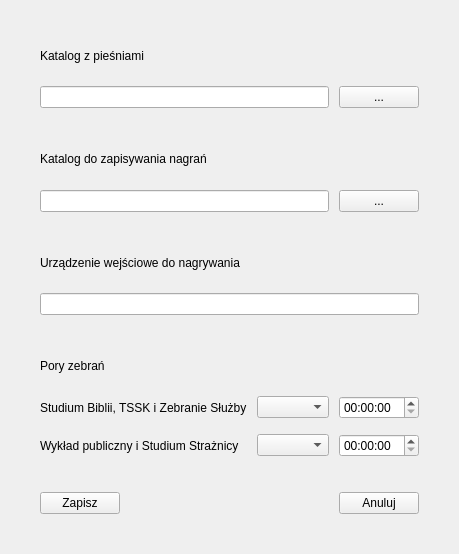
<?xml version="1.0" encoding="UTF-8"?>
<ui version="4.0">
 <class>GlobalSettings</class>
 <widget class="QWidget" name="GlobalSettings">
  <property name="geometry">
   <rect>
    <x>0</x>
    <y>0</y>
    <width>455</width>
    <height>554</height>
   </rect>
  </property>
  <property name="windowTitle">
   <string>Form</string>
  </property>
  <layout class="QGridLayout" name="gridLayout">
   <property name="leftMargin">
    <number>40</number>
   </property>
   <property name="topMargin">
    <number>40</number>
   </property>
   <property name="rightMargin">
    <number>40</number>
   </property>
   <property name="bottomMargin">
    <number>40</number>
   </property>
   <property name="horizontalSpacing">
    <number>10</number>
   </property>
   <property name="verticalSpacing">
    <number>15</number>
   </property>
   <item row="1" column="3">
    <widget class="QPushButton" name="songPathButton">
     <property name="text">
      <string>...</string>
     </property>
    </widget>
   </item>
   <item row="6" column="0" colspan="2">
    <widget class="QLabel" name="label_3">
     <property name="text">
      <string>Urządzenie wejściowe do nagrywania</string>
     </property>
    </widget>
   </item>
   <item row="9" column="0">
    <widget class="QLabel" name="label_4">
     <property name="text">
      <string>Pory zebrań</string>
     </property>
    </widget>
   </item>
   <item row="0" column="0" colspan="2">
    <widget class="QLabel" name="label">
     <property name="toolTip">
      <string/>
     </property>
     <property name="text">
      <string>Katalog z pieśniami</string>
     </property>
    </widget>
   </item>
   <item row="13" column="0">
    <widget class="QPushButton" name="saveButton">
     <property name="text">
      <string>Zapisz</string>
     </property>
    </widget>
   </item>
   <item row="13" column="3">
    <widget class="QPushButton" name="cancelButton">
     <property name="text">
      <string>Anuluj</string>
     </property>
    </widget>
   </item>
   <item row="7" column="0" colspan="4">
    <widget class="QLineEdit" name="recordInputEdit">
     <property name="toolTip">
      <string>Adres urządzenia używanego przez VLC (sprzawðź w odtwarzaczu)</string>
     </property>
    </widget>
   </item>
   <item row="3" column="0" colspan="2">
    <widget class="QLabel" name="label_2">
     <property name="text">
      <string>Katalog do zapisywania nagrań</string>
     </property>
    </widget>
   </item>
   <item row="10" column="3">
    <widget class="QTimeEdit" name="ministerialTimeEdit"/>
   </item>
   <item row="11" column="0" colspan="2">
    <widget class="QLabel" name="label_6">
     <property name="text">
      <string>Wykład publiczny i Studium Strażnicy</string>
     </property>
    </widget>
   </item>
   <item row="11" column="3">
    <widget class="QTimeEdit" name="publicTimeEdit"/>
   </item>
   <item row="10" column="2">
    <widget class="QComboBox" name="ministerialDayBox"/>
   </item>
   <item row="10" column="0" colspan="2">
    <widget class="QLabel" name="label_5">
     <property name="text">
      <string>Studium Biblii, TSSK i Zebranie Służby</string>
     </property>
    </widget>
   </item>
   <item row="4" column="0" colspan="3">
    <widget class="QLineEdit" name="recordPathEdit">
     <property name="toolTip">
      <string>Miejsce na dysku gdzie bedą zapisywane nagrania z zebrań</string>
     </property>
    </widget>
   </item>
   <item row="11" column="2">
    <widget class="QComboBox" name="publicDayBox"/>
   </item>
   <item row="13" column="1" colspan="2">
    <spacer name="horizontalSpacer">
     <property name="orientation">
      <enum>Qt::Horizontal</enum>
     </property>
     <property name="sizeHint" stdset="0">
      <size>
       <width>40</width>
       <height>20</height>
      </size>
     </property>
    </spacer>
   </item>
   <item row="1" column="0" colspan="3">
    <widget class="QLineEdit" name="songPathEdit">
     <property name="toolTip">
      <string>Miejsce na dysku z fortepianową wesją &quot;Śpiewajmy Jehowie&quot;</string>
     </property>
    </widget>
   </item>
   <item row="4" column="3">
    <widget class="QPushButton" name="recordPathButton">
     <property name="text">
      <string>...</string>
     </property>
    </widget>
   </item>
   <item row="2" column="0" colspan="3">
    <spacer name="horizontalSpacer_2">
     <property name="orientation">
      <enum>Qt::Horizontal</enum>
     </property>
     <property name="sizeHint" stdset="0">
      <size>
       <width>40</width>
       <height>20</height>
      </size>
     </property>
    </spacer>
   </item>
   <item row="8" column="1" colspan="2">
    <spacer name="horizontalSpacer_4">
     <property name="orientation">
      <enum>Qt::Horizontal</enum>
     </property>
     <property name="sizeHint" stdset="0">
      <size>
       <width>40</width>
       <height>20</height>
      </size>
     </property>
    </spacer>
   </item>
   <item row="5" column="1" colspan="2">
    <spacer name="horizontalSpacer_3">
     <property name="orientation">
      <enum>Qt::Horizontal</enum>
     </property>
     <property name="sizeHint" stdset="0">
      <size>
       <width>40</width>
       <height>20</height>
      </size>
     </property>
    </spacer>
   </item>
   <item row="12" column="1">
    <spacer name="horizontalSpacer_6">
     <property name="orientation">
      <enum>Qt::Horizontal</enum>
     </property>
     <property name="sizeHint" stdset="0">
      <size>
       <width>40</width>
       <height>20</height>
      </size>
     </property>
    </spacer>
   </item>
  </layout>
 </widget>
 <resources/>
 <connections/>
</ui>
